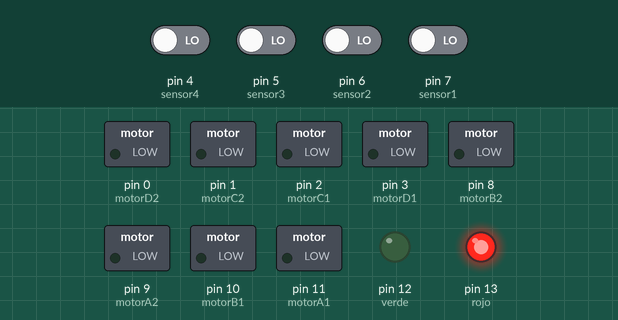
This sketch was run on a simulated Arduino Uno, built with avr-gcc and run on an emulated ATmega328P. Parts: switched loads named in the sketch (green lamp = pin HIGH), output pins drawn as LEDs (lit = HIGH). The test bench sets the inputs (shaded band); at power-on: pin 4 (sensor4), pin 5 (sensor3), pin 6 (sensor2), pin 7 (sensor1) LOW.

Above: at 1.2 s.
1.3 s: pin 5 (sensor3) driven HIGH
At 1.8 s:
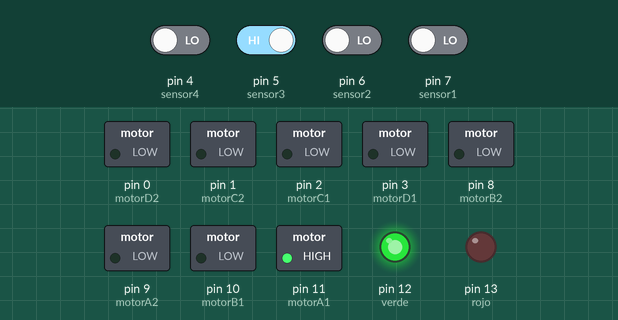
4.3 s: pin 4 (sensor4) driven HIGH
At 5.3 s:
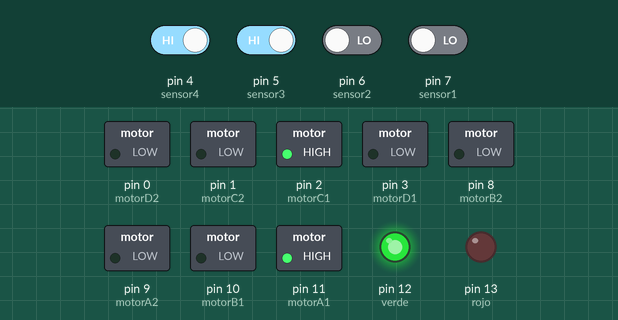
5.8 s: pin 6 (sensor2) driven HIGH
At 7.6 s:
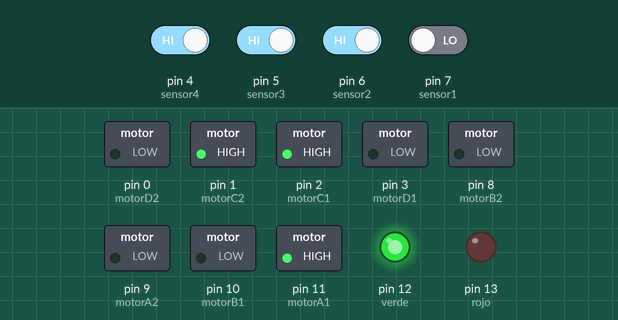
8.8 s: pin 7 (sensor1) driven HIGH
At 11.0 s:
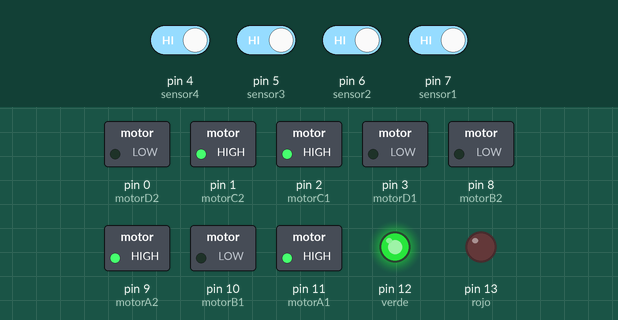
11.8 s: pin 4 (sensor4) driven LOW
At 14.5 s:
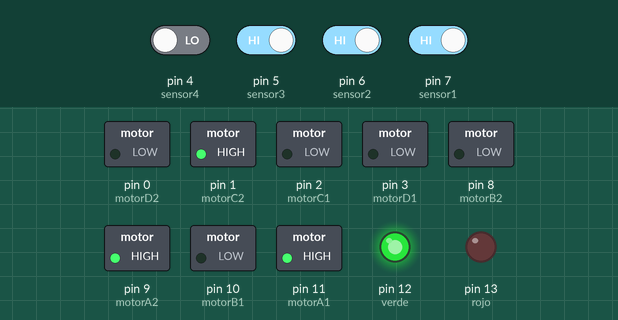
14.8 s: pin 5 (sensor3) driven LOW
At 16.0 s:
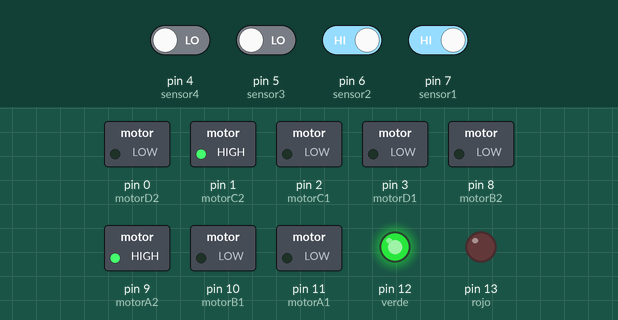
Timing chart, 0 to 17.8 s (numbered marks = the images above; inputs shaded):
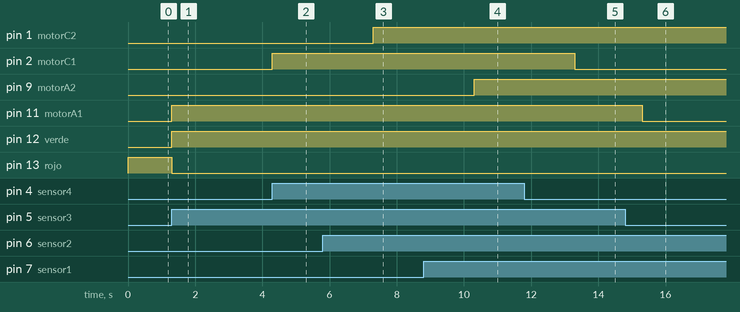

The sketch:

Examen_unidad_2_robotica.ino
```cpp
int sensor4 = 4;
int sensor3 = 5;
int sensor2 = 6;
int sensor1 = 7;

int rojo = 13;
int verde = 12;

int datoPir;

int motorA1 = 11;
int motorB1 = 10;
int motorA2 = 9;
int motorB2 = 8;

int motorD1 = 3;
int motorC1 = 2;
int motorC2 = 1;
int motorD2 = 0;


void setup()
{
 pinMode (sensor1, INPUT);
 pinMode (sensor2, INPUT);
 pinMode (sensor3, INPUT);
 pinMode (sensor4, INPUT);

 pinMode (rojo, OUTPUT);
 pinMode (verde, OUTPUT);

 pinMode (motorA1, OUTPUT);
 pinMode (motorB1, OUTPUT);
 pinMode (motorC1, OUTPUT);
 pinMode (motorD1, OUTPUT);

 pinMode (motorA2, OUTPUT);
 pinMode (motorB2, OUTPUT);
 pinMode (motorC2, OUTPUT);
 pinMode (motorD2, OUTPUT);
}

void loop()
{

//1
 datoPir = digitalRead(sensor1);
 if (datoPir == HIGH)
 {
  digitalWrite(rojo, LOW);
  digitalWrite(verde, HIGH);
  digitalWrite(motorA2, HIGH);
  digitalWrite(motorB2, LOW);
   delay (1000);
 }

 else
 {
  digitalWrite(rojo, HIGH);
  digitalWrite(verde, LOW);
  digitalWrite(motorA2, LOW);
  digitalWrite(motorB2, LOW);

 }

 //2
 datoPir = digitalRead(sensor2);
 if (datoPir == HIGH)
 {
  digitalWrite(rojo, LOW);
  digitalWrite(verde, HIGH);
  digitalWrite(motorC2, HIGH);
  digitalWrite(motorD2, LOW);
   delay (1000);
 }

 else
 {
  digitalWrite(rojo, HIGH);
  digitalWrite(verde, LOW);
  digitalWrite(motorD2, LOW);
  digitalWrite(motorC2, LOW);
 }

 //3
 datoPir = digitalRead(sensor3);
 if (datoPir == HIGH)
 {
  digitalWrite(rojo, LOW);
  digitalWrite(verde, HIGH);
  digitalWrite(motorA1, HIGH);
  digitalWrite(motorB1, LOW);
   delay (1000);
 }

 else
 {
  digitalWrite(rojo, HIGH);
  digitalWrite(verde, LOW);
  digitalWrite(motorA1, LOW);
  digitalWrite(motorB1, LOW);
 }

 //4
 datoPir = digitalRead(sensor4);
 if (datoPir == HIGH)
 {
  digitalWrite(rojo, LOW);
  digitalWrite(verde, HIGH);
  digitalWrite(motorC1, HIGH);
  digitalWrite(motorD1, LOW);
   delay (1000);
 }

 else
 {
  digitalWrite(rojo, HIGH);
  digitalWrite(verde, LOW);
  digitalWrite(motorC1, LOW);
  digitalWrite(motorD1, LOW);
 }
}
```

Measured:
- after the input at 1.3 s, pin 11 (motorA1), pin 12 (verde): LOW → HIGH at once; pin 13 (rojo): HIGH → LOW at once
- after the input at 4.3 s, pin 2 (motorC1): LOW → HIGH at once
- after the input at 5.8 s, pin 1 (motorC2): LOW → HIGH after 1.5 s
- after the input at 8.8 s, pin 9 (motorA2): LOW → HIGH after 1.5 s
- after the input at 11.8 s, pin 2 (motorC1): HIGH → LOW after 1.5 s
- after the input at 14.8 s, pin 11 (motorA1): HIGH → LOW after 0.50 s
